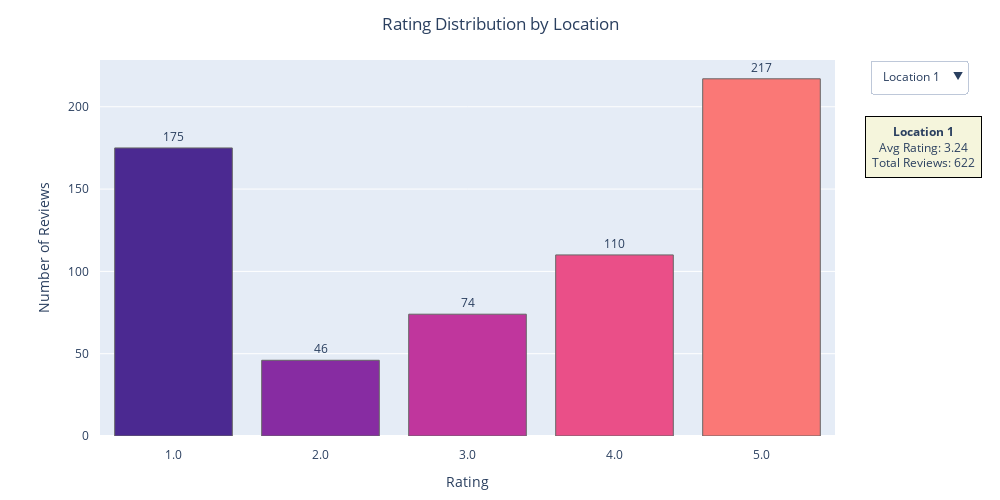

Notebook source saved alongside this figure:
### Code cell
# plotly version of fig 3.

location_stats = {
    loc: {
        'counts': combined_reviews_df[ combined_reviews_df['location_id'] == loc ]['rating'].value_counts().sort_index(),
        'avg_rating': combined_reviews_df[ combined_reviews_df['location_id'] == loc ]['rating'].mean(),
        'total_number_reviews': len(combined_reviews_df[ combined_reviews_df['location_id'] == loc ])
    }
    for loc in combined_reviews_df['location_id'].unique()
}

figure_no3 = go.Figure()
locations = list(location_stats.keys())
buttons = []

for i, (loc, stats) in enumerate(location_stats.items()):
    # create trace for location
    figure_no3.add_trace(go.Bar(
        x=stats['counts'].index.astype(str),
        y=stats['counts'].values,
        text=stats['counts'].values,
        textposition='outside',
        name=f'Location {loc}',
        visible=(i == 0),
        hoverinfo='skip',
        marker_line=dict(color='rgb(102, 102, 102)',width=1),
        marker=dict(color=px.colors.sequential.Agsunset)
        )
    )

    # create button for location
    buttons.append(
        dict(
            label=f'Location {loc}',
            method='update',
            args=[
                {'visible': [j == i for j in range(len(locations))]},
                {
                    'annotations': [
                        dict(
                            x=1.20, y=0.85,
                            xref='paper', yref='paper',
                            text=f"<b>Location {loc}</b><br>Avg Rating: {stats['avg_rating']:.2f}<br>Total Reviews: {stats['total_number_reviews']}",
                            showarrow=False,
                            bgcolor='beige',
                            bordercolor='black',
                            borderwidth=1,
                            borderpad=6
                        )
                    ]
                }
            ]
        )
    )

# Initial location stats on plot render
initial_location = locations[0]
initial_data = combined_reviews_df[combined_reviews_df['location_id'] == initial_location]
initial_avg = initial_data['rating'].mean()
initial_total = len(initial_data)

figure_no3.update_layout(
    updatemenus=[
        dict(
            buttons=buttons,
            direction='down',
            showactive=True,
            x=1.18,              # Right side of bar plot
            y=1.0,               # Above the stats box
        )
    ],
    title={'text': 'Rating Distribution by Location', 'x': 0.5},
    xaxis=dict(title='Rating', ticklabelstandoff=10),
    yaxis=dict(title='Number of Reviews', ticklabelstandoff=10),
    width=1000, height=500,
    margin=dict(t=60, b=60, l=100, r=165),
    annotations=[
        dict(
            x=1.20, y=0.85,
            xref='paper', yref='paper',
            text=f'<b>Location {initial_location}</b><br>Avg Rating: {initial_avg:.2f}<br>Total Reviews: {initial_total}',
            showarrow=False,
            bgcolor='beige',
            bordercolor='black',
            borderwidth=1,
            borderpad=6
        )
    ]
)

figure_no3.show()

### Figure 1 — Plotly figure (JSON) as saved in the notebook; plotly's stock layout.template omitted (floating-point values rounded to 4 significant figures)
{"data": [{"hoverinfo": "skip", "marker": {"color": ["rgb(75, 41, 145)", "rgb(135, 44, 162)", "rgb(192, 54, 157)", "rgb(234, 79, 136)", "rgb(250, 120, 118)", "rgb(246, 169, 122)", "rgb(237, 217, 163)"], "line": {"color": "rgb(102, 102, 102)", "width": 1}}, "name": "Location 1", "text": [175.0, 46.0, 74.0, 110.0, 217.0], "textposition": "outside", "type": "bar", "visible": true, "x": ["1.0", "2.0", "3.0", "4.0", "5.0"], "y": [175, 46, 74, 110, 217]}, {"hoverinfo": "skip", "marker": {"color": ["rgb(75, 41, 145)", "rgb(135, 44, 162)", "rgb(192, 54, 157)", "rgb(234, 79, 136)", "rgb(250, 120, 118)", "rgb(246, 169, 122)", "rgb(237, 217, 163)"], "line": {"color": "rgb(102, 102, 102)", "width": 1}}, "name": "Location 2", "text": [94.0, 21.0, 11.0, 52.0, 153.0], "textposition": "outside", "type": "bar", "visible": false, "x": ["1.0", "2.0", "3.0", "4.0", "5.0"], "y": [94, 21, 11, 52, 153]}, {"hoverinfo": "skip", "marker": {"color": ["rgb(75, 41, 145)", "rgb(135, 44, 162)", "rgb(192, 54, 157)", "rgb(234, 79, 136)", "rgb(250, 120, 118)", "rgb(246, 169, 122)", "rgb(237, 217, 163)"], "line": {"color": "rgb(102, 102, 102)", "width": 1}}, "name": "Location 3", "text": [118.0, 15.0, 17.0, 33.0, 130.0], "textposition": "outside", "type": "bar", "visible": false, "x": ["1.0", "2.0", "3.0", "4.0", "5.0"], "y": [118, 15, 17, 33, 130]}], "layout": {"annotations": [{"bgcolor": "beige", "bordercolor": "black", "borderpad": 6, "borderwidth": 1, "showarrow": false, "text": "<b>Location 1</b><br>Avg Rating: 3.24<br>Total Reviews: 622", "x": 1.2, "xref": "paper", "y": 0.85, "yref": "paper"}], "height": 500, "margin": {"b": 60, "l": 100, "r": 165, "t": 60}, "title": {"text": "Rating Distribution by Location", "x": 0.5}, "updatemenus": [{"buttons": [{"args": [{"visible": [true, false, false]}, {"annotations": [{"bgcolor": "beige", "bordercolor": "black", "borderpad": 6, "borderwidth": 1, "showarrow": false, "text": "<b>Location 1</b><br>Avg Rating: 3.24<br>Total Reviews: 622", "x": 1.2, "xref": "paper", "y": 0.85, "yref": "paper"}]}], "label": "Location 1", "method": "update"}, {"args": [{"visible": [false, true, false]}, {"annotations": [{"bgcolor": "beige", "bordercolor": "black", "borderpad": 6, "borderwidth": 1, "showarrow": false, "text": "<b>Location 2</b><br>Avg Rating: 3.45<br>Total Reviews: 331", "x": 1.2, "xref": "paper", "y": 0.85, "yref": "paper"}]}], "label": "Location 2", "method": "update"}, {"args": [{"visible": [false, false, true]}, {"annotations": [{"bgcolor": "beige", "bordercolor": "black", "borderpad": 6, "borderwidth": 1, "showarrow": false, "text": "<b>Location 3</b><br>Avg Rating: 3.13<br>Total Reviews: 313", "x": 1.2, "xref": "paper", "y": 0.85, "yref": "paper"}]}], "label": "Location 3", "method": "update"}], "direction": "down", "showactive": true, "x": 1.18, "y": 1}], "width": 1000, "xaxis": {"ticklabelstandoff": 10, "title": {"text": "Rating"}}, "yaxis": {"ticklabelstandoff": 10, "title": {"text": "Number of Reviews"}}}}
